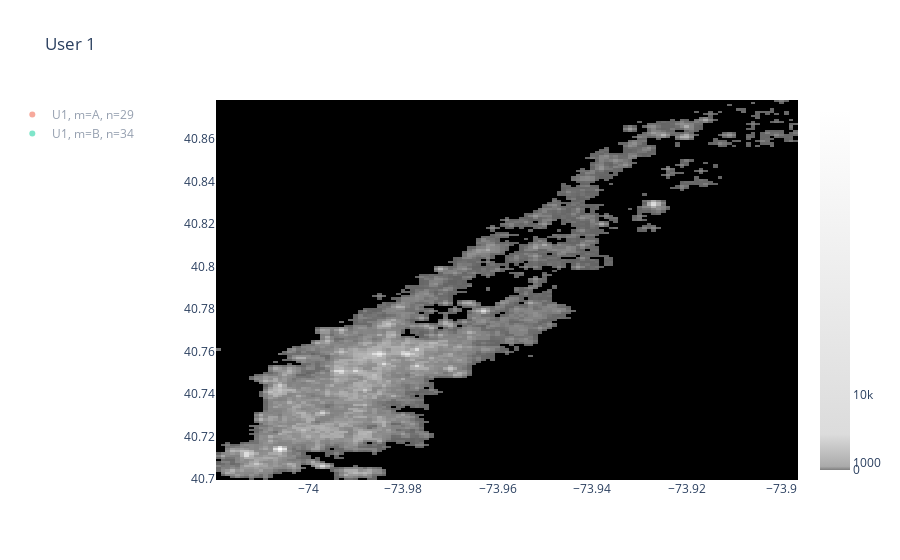

The notebook cell saved with this chart:
### Code cell
from kde.location_project.cmp import plot_scatter

u = 1

print(same['cmp_emd'].loc[same.a == u])
print(same['obs_emd'].loc[same.a == u])
plot_scatter(mpp=mpp, df=pop_deduped, uid=u)
